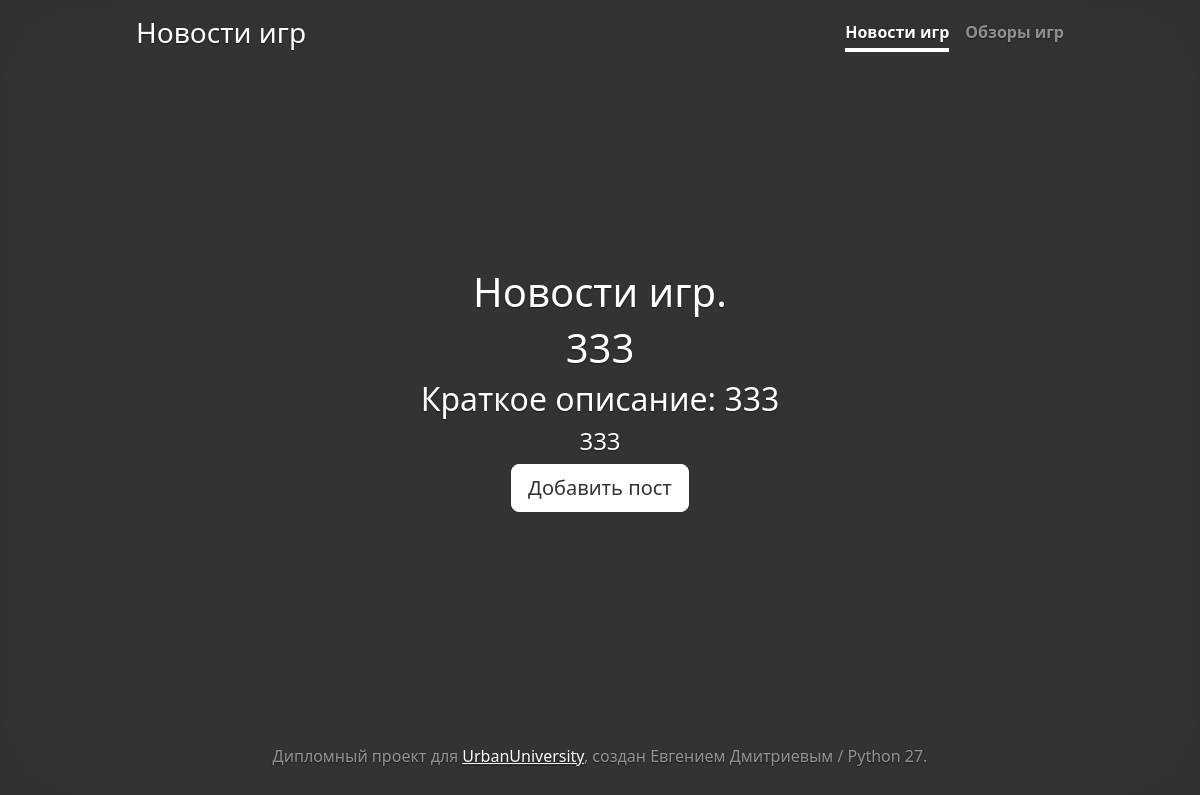
The page / on the database its author committed.
### models_Fast_API/game.py (models this page shows)
class Post(Base):
    __tablename__ = 'app_post'
    __table_args__ = {'extend_existing': True}
    id = Column(Integer, primary_key=True)
    title = Column(VARCHAR)
    description = Column(String)
    reviews = Column(String)

### pages/router.py (the view)
@router_main.get('/')
async def main_page(request: Request, db: Annotated[Session, Depends(get_db)]):
    page_name = 'Новости игр'
    context = {
        'title': page_name,
        'page_name': page_name,
        'request': request,
        'posts': db.scalars(select(Post)).all()
    }
    return templates.TemplateResponse(name='main.html', context=context)

### templates/main.html
{% extends 'base.html' %}
{% block navigation %}
    <nav class="nav nav-masthead justify-content-center">
        <a class="nav-link active" href="/">Новости игр</a>
        <a class="nav-link" href="/reviews">Обзоры игр</a>
    </nav>
{% endblock %}
{% block content %}
    <h1 class="cover-heading">Новости игр.</h1>
    {% for post in posts %}
        <h1>{{post.title}}</h1>
        <h2> Краткое описание: {{post.description}}</h2>
        <h4>{{post.reviews}}</h4>
    {% endfor %}
    <p class="lead">
        <a href="/post_add" class="btn btn-lg btn-secondary">Добавить пост</a>
    </p>
{% endblock %}

### static/css/cover.css (style rules this page uses)
a, a:focus, a:hover { color: #fff; }
.btn-secondary, .btn-secondary:hover, .btn-secondary:focus { color: #333; text-shadow: none; background-color: #fff; border: .05rem solid #fff; }
html, body { height: 100%; background-color: #333; }
body { display: -ms-flexbox; display: flex; color: #fff; text-shadow: 0 .05rem .1rem rgba(0, 0, 0, .5); box-shadow: inset 0 0 5rem rgba(0, 0, 0, .05); }
.nav-masthead .nav-link { padding: .25rem 0; font-weight: 700; color: rgba(255, 255, 255, .5); background-color: transparent; border-bottom: .25rem solid transparent; }
.nav-masthead .nav-link + .nav-link { margin-left: 1rem; }
.nav-masthead .active { color: #fff; border-bottom-color: #fff; }
@media (min-width: 48em) { .nav-masthead { float: right; } }

### rows shown on the page
Post: title "333", description "333", reviews "333"

### other values the page prints
{{ page_name }} "Новости игр"
